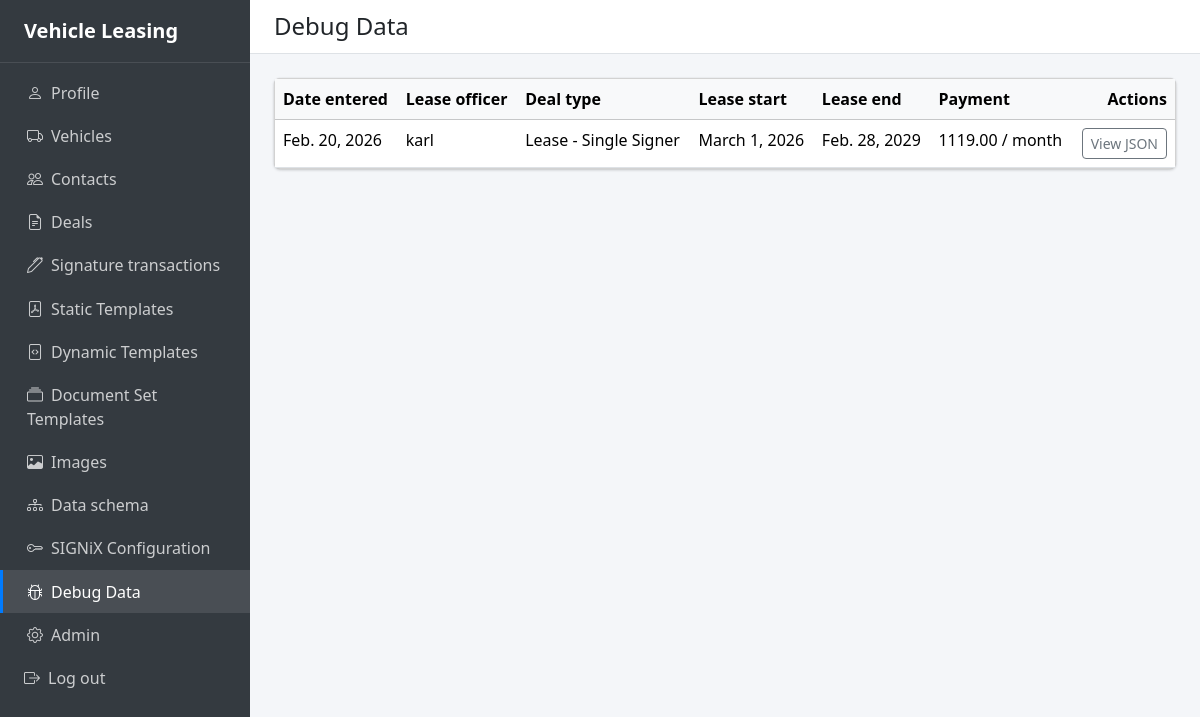
Screenshot of /schema/debug/ (signed in) with the database file from the repository.
### apps/deals/models.py (models this page shows, shortened)
class Deal(models.Model):
    lease_officer = models.ForeignKey(
        settings.AUTH_USER_MODEL,
        on_delete=models.CASCADE,
        related_name="deals",
    )
    deal_type = models.ForeignKey(
        DealType,
        on_delete=models.PROTECT,
        related_name="deals",
        null=True,
        blank=True,
    )
    vehicles = models.ManyToManyField(Vehicle, blank=True, related_name="deals")
    contacts = models.ManyToManyField(Contact, blank=True, related_name="deals")
    date_entered = models.DateField()
    lease_start_date = models.DateField()
    lease_end_date = models.DateField()
    payment_amount = models.DecimalField(max_digits=12, decimal_places=2)
    payment_period = models.CharField(max_length=20, default="month")
    security_deposit = models.DecimalField(
        max_digits=12, decimal_places=2, default=Decimal("0")
    )
    insurance_amount = models.DecimalField(
        max_digits=12, decimal_places=2, default=Decimal("0")
    )
    governing_law = models.CharField(max_length=100, default="Delaware")
    signer_order = models.JSONField(null=True, blank=True)
    signer_authentication = models.JSONField(null=True, blank=True)
    class Meta:
        verbose_name = "Deal"
        verbose_name_plural = "Deals"
        ordering = ["-date_entered", "-id"]

class DealType(models.Model):
    name = models.CharField(max_length=100, unique=True)
    class Meta:
        verbose_name = "Deal Type"
        verbose_name_plural = "Deal Types"

### apps/schema/views.py (the view)
# urls.py: path("debug/", views.debug_data_list, name="debug_data_list"),
@login_required
@require_GET
def debug_data_list(request):
    deals = Deal.objects.all().select_related(
        "lease_officer", "deal_type"
    ).prefetch_related("vehicles", "contacts").order_by("-date_entered")
    return render(request, "schema/debug_data_list.html", {"deal_list": deals})

### templates/schema/debug_data_list.html (shortened to what this page needs)
{% extends "base.html" %}
{% block content_header %}Debug Data{% endblock %}
{% block content %}
<div class="card">
  <div class="card-body p-0">
    <div class="table-responsive">
      <table class="table table-hover mb-0">
        <thead class="table-light">
          <tr>
            <th>Date entered</th>
            <th>Lease officer</th>
            <th>Deal type</th>
            <th>Lease start</th>
            <th>Lease end</th>
            <th>Payment</th>
            <th class="text-end">Actions</th>
          </tr>
        </thead>
        <tbody>
          {% for deal in deal_list %}
          <tr>
            <td>{{ deal.date_entered }}</td>
            <td>{{ deal.lease_officer.get_username }}</td>
            <td>{{ deal.deal_type.name|default:"—" }}</td>
            <td>{{ deal.lease_start_date }}</td>
            <td>{{ deal.lease_end_date }}</td>
            <td>{{ deal.payment_amount }} / {{ deal.payment_period }}</td>
            <td class="text-end">
              <button type="button" class="btn btn-sm btn-outline-secondary view-json-btn" data-json-url="{% url 'schema:deal_data_json' deal.pk %}">
                View JSON
              </button>
            </td>
          </tr>
          {% empty %}
          <tr>
            <td colspan="7" class="text-center text-muted py-4">
              No deals yet.
            </td>
          </tr>
          {% endfor %}
        </tbody>
      </table>
    </div>
  </div>
</div>
{% endblock %}

### templates/base.html (style rules this page uses)
.app-content-body .card { box-shadow: 0 0 1px rgba(0,0,0,.125), 0 1px 3px rgba(0,0,0,.2); }

### rows the page displays
Deal: date_entered "Feb. 20, 2026", lease_officer.get_username "karl", deal_type.name "Lease - Single Signer", lease_start_date "March 1, 2026", lease_end_date "Feb. 28, 2029", payment_amount "1119.00", payment_period "month"
